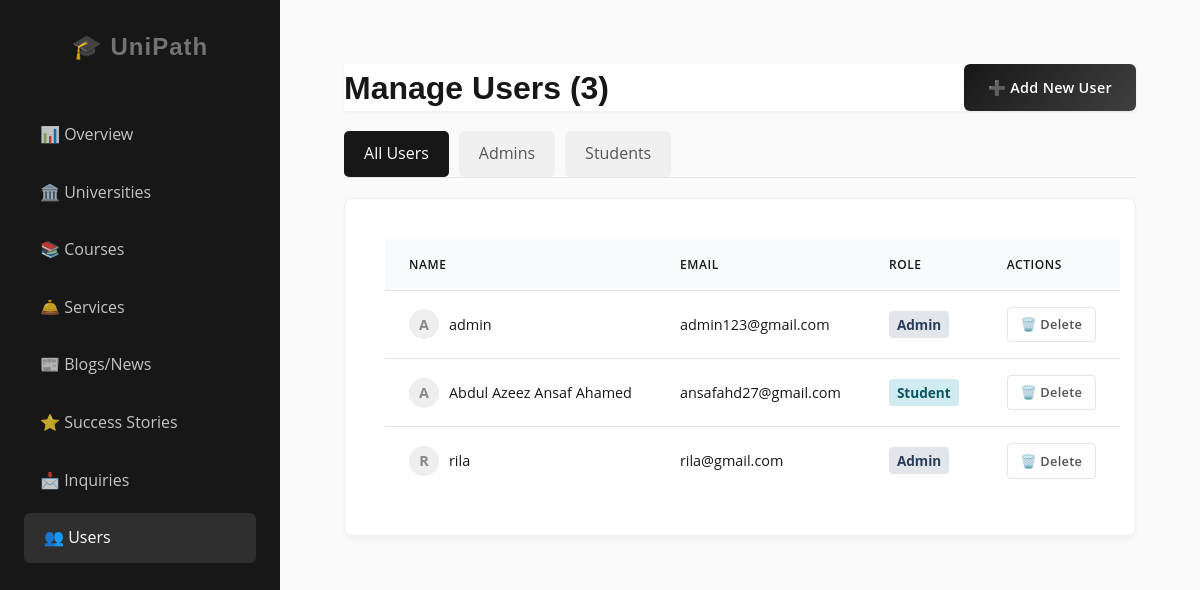
The page /admin/users.php (signed in) on the database its author committed.
### tables this page shows
CREATE TABLE `users` (
  `user_id` int(11) NOT NULL,
  `username` varchar(50) NOT NULL,
  `email` varchar(100) NOT NULL,
  `password` varchar(255) NOT NULL,
  `role` enum('student','admin') NOT NULL DEFAULT 'student'
);

### admin/users.php (the view, shortened to what this page needs)
<?php
include '../includes/db_connect.php';
$view = isset($_GET['view']) ? $_GET['view'] : 'all';
$where_clause = "";
$displayed_users = [];
$sql = "SELECT user_id, username, email, role FROM users $where_clause";
$result = mysqli_query($conn, $sql);
if ($result) {
    while ($row = mysqli_fetch_assoc($result)) {
        $row['id'] = $row['user_id'];
        $displayed_users[] = $row;
    }
}
?>
<!DOCTYPE html>
<html lang="en">
<head>
    <link rel="stylesheet" href="../assets/css/style.css">
</head>
<body>
    <div class="dashboard-container">
        <?php include 'sidebar.php'; ?>
        <div class="main-content">
            <header class="header-actions">
                <h1>Manage Users (<?php
                $count_query = "SELECT COUNT(*) as total FROM users";
                $count_res = mysqli_query($conn, $count_query);
                $count_row = mysqli_fetch_assoc($count_res);
                echo $count_row['total'];
                ?>)</h1>
                <a href="add_admin.php" class="btn btn-primary">➕ Add New User</a>
            </header>
            <div class="filter-tabs">
                <a href="?view=all" class="<?php echo $view == 'all' ? 'active' : ''; ?>">All Users</a>
                <a href="?view=admin" class="<?php echo $view == 'admin' ? 'active' : ''; ?>">Admins</a>
                <a href="?view=student" class="<?php echo $view == 'student' ? 'active' : ''; ?>">Students</a>
            </div>
            <div class="content-section">
                <?php if (count($displayed_users) > 0): ?>
                    <table class="table">
                        <thead>
                            <tr>
                                <th>Name</th>
                                <th>Email</th>
                                <th>Role</th>
                                <th>Actions</th>
                            </tr>
                        </thead>
                        <tbody>
                            <?php foreach ($displayed_users as $user): ?>
                                <tr>
                                    <td>
                                        <div class="user-info">
                                            <div class="user-avatar">
                                                <?php echo strtoupper(substr($user['username'], 0, 1)); ?>
                                            </div>
                                            <?php echo htmlspecialchars($user['username']); ?>
                                        </div>
                                    </td>
                                    <td><?php echo htmlspecialchars($user['email']); ?></td>
                                    <td>
                                        <span class="role-badge role-<?php echo $user['role']; ?>">
                                            <?php echo ucfirst($user['role']); ?>
                                        </span>
                                    </td>
                                    <td>
                                        <div class="action-buttons">
                                            <a href="?view=<?php echo $view; ?>&delete=<?php echo $user['user_id']; ?>"
                                                class="btn btn-sm btn-minimal delete"
                                                onclick="return confirm('Are you sure you want to delete this user? This cannot be undone.');">
                                                🗑️ Delete
                                            </a>
                                        </div>
                                    </td>
                                </tr>
                            <?php endforeach; ?>
                        </tbody>
                    </table>
                <?php else: ?>
                    <p class="empty-state">No users found for this category.</p>
                <?php endif; ?>
            </div>
        </div>
    </div>
</body>
</html>

### assets/css/style.css (style rules this page uses)
:root { --primary-color: #171717; --primary-light: #404040; --secondary-color: #737373; --accent-color: #171717; --primary-hover: #000000; --text-main: #171717; --text-body: #525252; --text-light: #a3a3a3; --bg-body: #fafafa; --bg-surface: #ffffff; --border-color: #e5e5e5; --success-color: #15803d; --warning-color: #b45309; --danger-color: #b91c1c; --font-heading: "Poppins", sans-serif; --font-body: "Open Sans", sans-serif; --radius-sm: 4px; --radius-md: 6px; --radius-lg: 8px; --radius-xl: 12px; --radius-full: 9999px; --shadow-sm: 0 1px 2px 0 rgba(0, 0, 0, 0.05); --shadow-md: 0 4px 6px -1px rgba(0, 0, 0, 0.02); --shadow-lg: 0 10px 15px -3px rgba(0, 0, 0, 0.03); --shadow-hover: 0 10px 15px -3px rgba(0, 0, 0, 0.05); }
* { margin: 0; padding: 0; box-sizing: border-box; }
body { font-family: var(--font-body); background-color: var(--bg-body); color: var(--text-main); line-height: 1.6; -webkit-font-smoothing: antialiased; }
h1, h2, h3, h4, h5, h6 { font-family: var(--font-heading); font-weight: 600; color: var(--primary-color); line-height: 1.25; }
a { text-decoration: none; color: var(--primary-color); }
header { background: var(--bg-surface); position: sticky; top: 0; z-index: 10; box-shadow: var(--shadow-sm); }
.btn { display: inline-flex; align-items: center; justify-content: center; gap: 8px; padding: 0.75rem 1.5rem; border-radius: var(--radius-md); font-weight: 600; font-size: 0.9rem; letter-spacing: 0.3px; cursor: pointer; transition: all 0.25s cubic-bezier(0.4, 0, 0.2, 1); border: 1px solid transparent; box-shadow: var(--shadow-sm); }
.btn-primary { background: linear-gradient(135deg, var(--primary-color), var(--primary-light)); color: var(--bg-surface); border: none; }
.btn-sm { padding: 0.4rem 0.8rem; font-size: 0.8rem; border-radius: var(--radius-sm); }
.header-actions { display: flex; justify-content: space-between; align-items: center; gap: 15px; }
.btn-minimal { background: transparent; color: var(--text-body); border: 1px solid var(--border-color); box-shadow: none; }
.card, .content-section, .stat-card, .uni-card, .story-card, .value-card, .blog-card, .team-card, .service-card { background: var(--bg-surface); border-radius: var(--radius-lg); box-shadow: 0 4px 6px -1px rgba(0, 0, 0, 0.05); border: 1px solid var(--border-color); transition: all 0.3s ease; overflow: hidden; }
.card, .content-section, .stat-card { border: 1px solid rgba(226, 232, 240, 0.6); }
.content-section { padding: 2.5rem; margin-bottom: 2rem; }
.dashboard-container { display: flex; min-height: 100vh; background-color: var(--bg-body); }
.main-content { flex: 1; padding: 4rem; overflow-y: auto; }
.action-buttons { display: flex; gap: 8px; align-items: center; }
.table { width: 100%; border-collapse: collapse; background: var(--bg-surface); white-space: nowrap; }
.table th { background: #f8fafc; color: var(--text-muted); font-weight: 600; text-transform: uppercase; font-size: 0.75rem; letter-spacing: 0.05em; padding: 1rem 1.5rem; text-align: left; border-bottom: 1px solid var(--border-color); }
.table td { padding: 1rem 1.5rem; color: var(--text-main); border-bottom: 1px solid var(--border-color); font-size: 0.9rem; }
.table tr:last-child td { border-bottom: none; }
.filter-tabs { margin-top: 20px; border-bottom: 1px solid var(--border-color); display: flex; gap: 20px; }

### admin/users.php (style rules this page uses)
.filter-tabs { margin-bottom: 20px; display: flex; gap: 10px; }
.filter-tabs a { padding: 10px 20px; border-radius: 5px; text-decoration: none; background: #f0f0f0; color: #555; font-weight: 500; transition: 0.3s; }
.filter-tabs a.active, .filter-tabs a:hover { background: var(--primary-color); color: white; }
.role-badge { padding: 4px 8px; border-radius: 4px; font-size: 0.85rem; font-weight: bold; }
.role-admin { background: #e2e6ea; color: #283e59; }
.role-student { background: #d1ecf1; color: #0c5460; }
.user-info { display: flex; align-items: center; gap: 10px; }
.user-avatar { width: 30px; height: 30px; background: #eee; border-radius: 50%; display: flex; align-items: center; justify-content: center; color: #888; font-weight: bold; }

### rows shown on the page
users: username "A", username "admin", email "admin123@gmail.com", role "Admin"
users: username "A", username "Abdul Azeez Ansaf Ahamed", email "ansafahd27@gmail.com", role "Student"
users: username "R", username "rila", email "rila@gmail.com", role "Admin"

### other values the page prints
$count_row['total'] "3"
